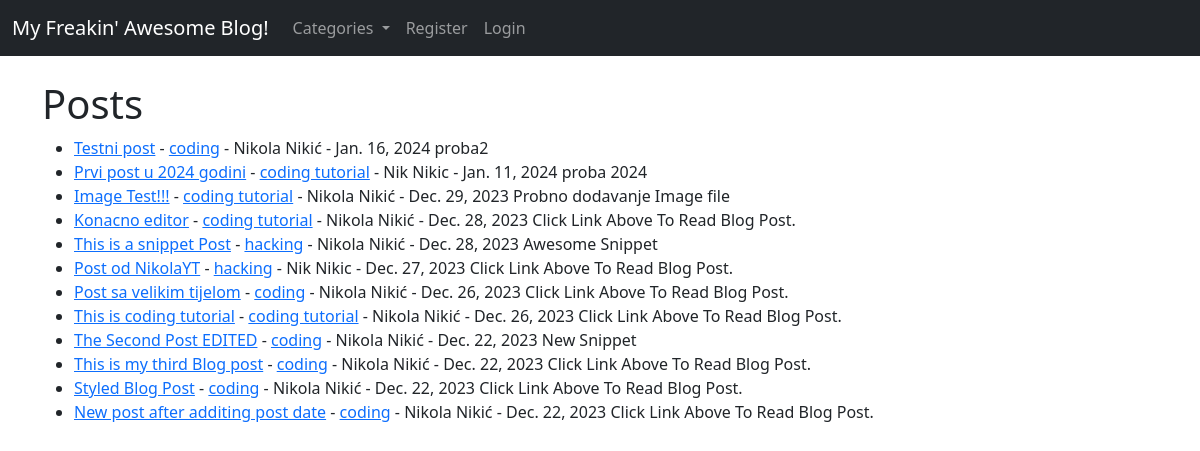
The page / on the database its author committed.
### theblog/models.py (models this page shows, shortened)
class Post(models.Model):
    title = models.CharField(max_length=255)
    header_image = models.ImageField(null=True, blank=True, upload_to="images/")
    title_tag = models.CharField(max_length=255)
    author = models.ForeignKey(User, on_delete=models.CASCADE)
    body = RichTextField(blank=True, null=True)
    post_date = models.DateField(auto_now_add=True)
    category = models.CharField(max_length=255, default='coding')
    snippet = models.CharField(max_length=255)
    likes = models.ManyToManyField(User, related_name='blog_post')

### theblog/views.py (the view)
# urls.py: path('', HomeView.as_view(), name="home"),
class HomeView(ListView):
    model = Post
    template_name = 'home.html'
    ordering = ['-post_date']
    def get_context_data(self, *args, **kwargs):
        cat_menu = Category.objects.all()
        context = super(HomeView, self).get_context_data(*args, **kwargs)
        context["cat_menu"] = cat_menu
        return context

### theblog/models.py (called while the page is built)
    def __str__(self):
        return self.name

### theblog/templates/home.html (shortened to what this page needs)
{% extends "base.html" %}
{% block content %}
<h1>Posts</h1>
<ul>
{% for post in object_list %}
    <li><a href="{% url 'article-detail' post.pk %}">
    {{ post.title }}</a>
    - <a href="{% url 'category' post.category|slugify %}">{{ post.category }}</a>
    - {{ post.author.first_name }}
    {{ post.author.last_name }} -
    {{ post.post_date }}
    {{ post.snippet }}
    </li>
{% endfor %}
</ul>
{% endblock %}

### theblog/templates/base.html (shortened to what this page needs)
<!doctype html>
<html lang="en">
  <head>
    <link href="https://cdn.jsdelivr.net/npm/bootstrap@5.3.2/dist/css/bootstrap.min.css" rel="stylesheet">
  </head>
  <body>
    <nav class="navbar navbar-expand-lg navbar-dark bg-dark">
        <div class="container-fluid">
            <a class="navbar-brand" href="{% url 'home' %}">My Freakin' Awesome Blog!</a>
            <div class="collapse navbar-collapse" id="navbarSupportedContent">
                <ul class="navbar-nav me-auto mb-2 mb-lg-0">
                    {% if cat_menu %}
                    <li class="nav-item dropdown">
                        <a class="nav-link dropdown-toggle" href="#" role="button" data-bs-toggle="dropdown" aria-expanded="false">
                          Categories
                        </a>
                    </li>
                    {% else %}
                        <li class="nav-item">
                            <a class="nav-link" href="{% url 'category-list' %}">Categories</a>
                        </li>
                    {% endif %}
                    {% if user.is_authenticated %}
                        <li class="nav-item">
                            <a class="nav-link" href="{% url 'add_post' %}">Add Post</a>
                        </li>
                        <li class="nav-item">
                            <a class="nav-link" href="{% url 'add_category' %}">Add Category</a>
                        </li>
                         <!--<li class="nav-item dropdown">
                            <a class="nav-link dropdown-toggle" href="#" role="button" data-bs-toggle="dropdown" aria-expanded="false">
                                Profile
                            </a>
                            <ul class="dropdown-menu">
                                <li><a class="dropdown-item" href="{% url 'edit_profile' %}">Edit Settings</a></li>
                                {% if user.profile.id %}
                                    <li><a class="dropdown-item" href="{% url 'edit_profile_page' user.profile.id %}">Edit Profile Page</a></li>
                                    <li><a class="dropdown-item" href="{% url 'show_profile_page' user.profile.id %}">Show Profile Page</a></li>
                                {% else %}
                                    <li><a class="dropdown-item" href="{% url 'create_profile_page' %}">Create Profile Page</a></li>
                                {% endif %}
                            </ul>
                        </li>-->
                        <!--<li class="nav-item">
                            <a class="nav-link" href="{% url 'logout' %}">Logout</a>
                        </li>-->
                        <li class="nav-item">
                            <form action="{% url 'logout' %}" method="post">
                                {% csrf_token %}
                                <button type="submit">Log out</button>
                            </form>
                        </li>
                    {% else %}
                        <li class="nav-item">
                            <a class="nav-link" href="{% url 'register' %}">Register</a>
                        </li>
                        <li class="nav-item">
                            <a class="nav-link" href="{% url 'login' %}">Login</a>
                        </li>
                    {% endif %}
                </ul>
            </div>
        </div>
    </nav>
    <br/>
    <div class="container">
        {% block content %}
        {% endblock %}
    </div>
  </body>
</html>

### rows shown on the page
Post: title "Testni post", category "coding", author.first_name "Nikola", author.last_name "Nikić", post_date "Jan. 16, 2024", snippet "proba2"
Post: title "Prvi post u 2024 godini", category "coding tutorial", author.first_name "Nik", author.last_name "Nikic", post_date "Jan. 11, 2024", snippet "proba 2024"
Post: title "Image Test!!!", category "coding tutorial", author.first_name "Nikola", author.last_name "Nikić", post_date "Dec. 29, 2023", snippet "Probno dodavanje Image file"
Post: title "Konacno editor", category "coding tutorial", author.first_name "Nikola", author.last_name "Nikić", post_date "Dec. 28, 2023", snippet "Click Link Above To Read Blog Post."
Post: title "This is a snippet Post", category "hacking", author.first_name "Nikola", author.last_name "Nikić", post_date "Dec. 28, 2023", snippet "Awesome Snippet"
Post: title "Post od NikolaYT", category "hacking", author.first_name "Nik", author.last_name "Nikic", post_date "Dec. 27, 2023", snippet "Click Link Above To Read Blog Post."
Post: title "Post sa velikim tijelom", category "coding", author.first_name "Nikola", author.last_name "Nikić", post_date "Dec. 26, 2023", snippet "Click Link Above To Read Blog Post."
Post: title "This is coding tutorial", category "coding tutorial", author.first_name "Nikola", author.last_name "Nikić", post_date "Dec. 26, 2023", snippet "Click Link Above To Read Blog Post."
Post: title "The Second Post EDITED", category "coding", author.first_name "Nikola", author.last_name "Nikić", post_date "Dec. 22, 2023", snippet "New Snippet"
Post: title "This is my third Blog post", category "coding", author.first_name "Nikola", author.last_name "Nikić", post_date "Dec. 22, 2023", snippet "Click Link Above To Read Blog Post."
Post: title "Styled Blog Post", category "coding", author.first_name "Nikola", author.last_name "Nikić", post_date "Dec. 22, 2023", snippet "Click Link Above To Read Blog Post."
Post: title "New post after additing post date", category "coding", author.first_name "Nikola", author.last_name "Nikić", post_date "Dec. 22, 2023", snippet "Click Link Above To Read Blog Post."
